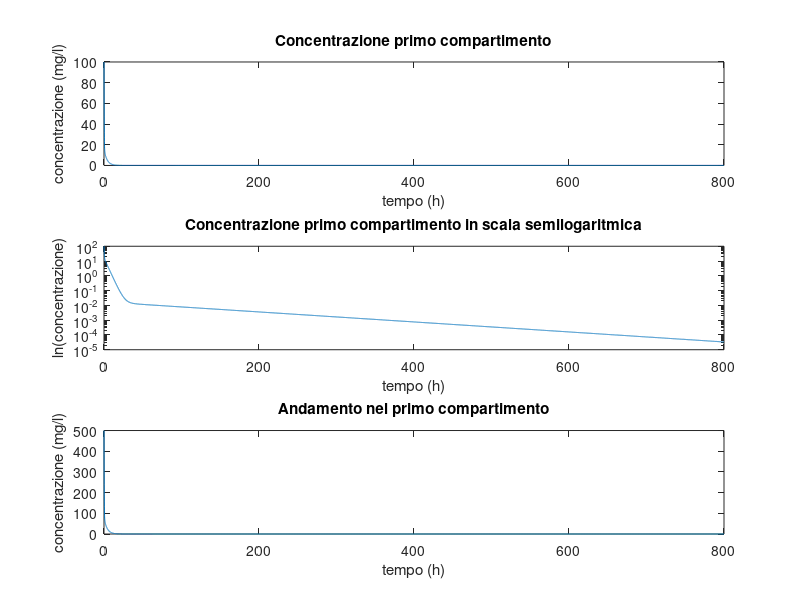
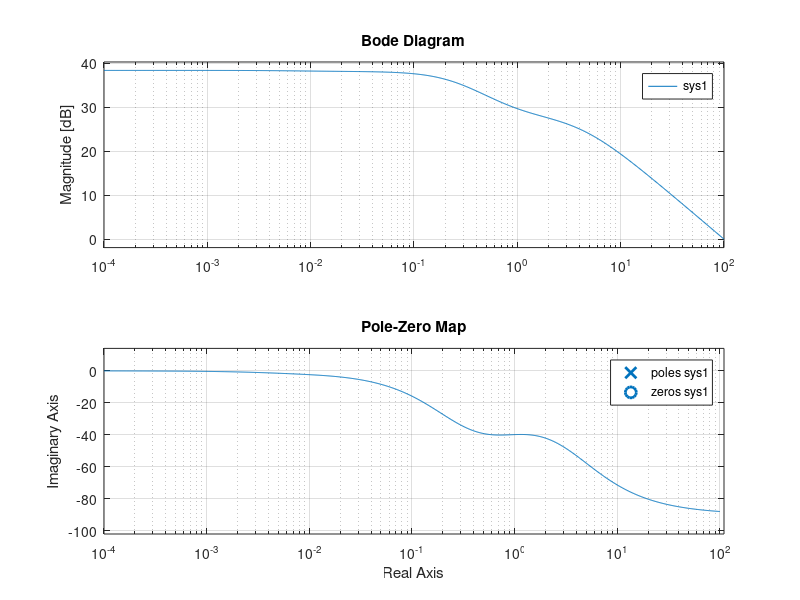

Here is the MATLAB script that generated these plots, in order:
%% ES 4


clear 
close all


V1 = 5;      %[l]
k01 = 1.2;   %[h^-1]  processi escretori del primo compartimento
k12 = 0.859; %[h^-1]  processi escretori del secondo compartimento
k21 = 2.22;  %[h^-1]
k31 = 0.031; %[h^-1]
k13 = 0.008; %[h^-1] processo di assorbimento
D_es = 500;  %[mg]


%matrici della dinamica (compartimento 1)

A1 = [-(k21+k31+k01), k12, k13; k21 -k12 0; k31 0 -k13];
B1 = [D_es; 0; 0];
C1 = [1/V1 0 0];
D  = [0];

%sistema lineare descritto in variabili di stato
sys1 = ss(A1,B1,C1,D);

[Concentrazione,Tempo] = impulse(sys1);

figure(1)

subplot(3,1,1)
plot(Tempo, Concentrazione)
title('Concentrazione primo compartimento')
xlabel('tempo (h)')
ylabel('concentrazione (mg/l)')
subplot(3,1,2)
semilogy(Tempo, Concentrazione)
title('Concentrazione primo compartimento in scala semilogaritmica')
xlabel('tempo (h)')
ylabel('ln(concentrazione)')
subplot(3,1,3)
plot(Tempo, Concentrazione*V1)
title('Andamento nel primo compartimento')
xlabel('tempo (h)')
ylabel('concentrazione (mg/l)')
%%

AUC1=trapz(Tempo,Concentrazione);

AUMC=trapz(Tempo,Concentrazione.*Tempo);

MRT=AUMC/AUC1;

CL_tot1=D_es/AUC1;

transfer_function = tf(sys1);

figure(100)
subplot(2,1,1)
bode(sys1)
subplot(2,1,2)
pzmap(sys1)

autovalori=eig(A1);

% ABBIAMO UNA QUASI ELIMINAZIONE IN UN POLO, PER QUESTO SI OSSERVANO SOLO
% DUE CONTRIBUTI E NON 3. DOPO AVER ESCLUSO L'AUTOVALORE PIU' BASSO PRENDO
% IL SECONDO PIU BASSO PER CONSIDERARE LA COSTANTE PIU' LENTA 

tau=1/(-autovalori(2));

TEMPO_ELIM=5*tau;

Volume_distribuzione=CL_tot1*tau;

